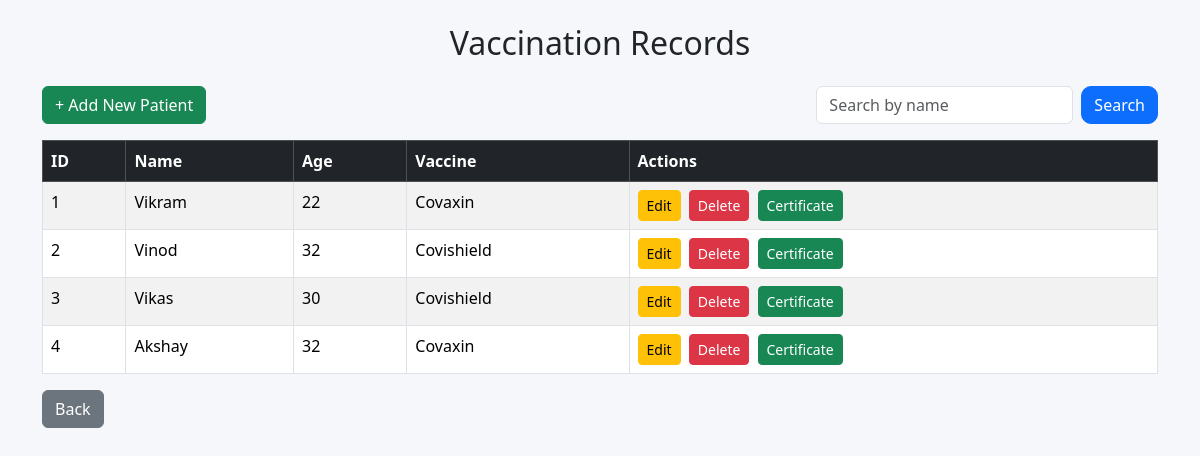
The page /view (signed in) on the database as committed earlier.
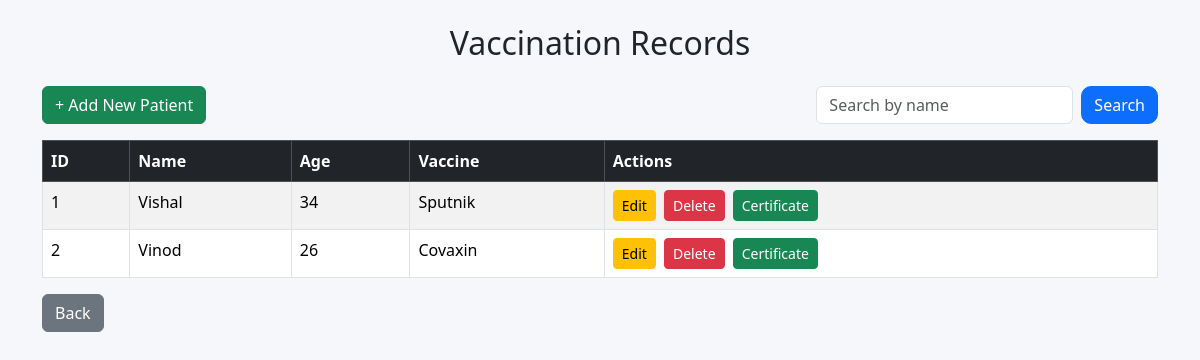
The same page on the database as committed later.
### tables this page shows
CREATE TABLE vaccination (
            id INTEGER PRIMARY KEY AUTOINCREMENT,
            name TEXT NOT NULL,
            age TEXT NOT NULL,
            vaccine TEXT NOT NULL
        );

### app.py (the view)
@app.route("/view")
def view():
    if "user" not in session:
        return redirect("/login")
    conn = sqlite3.connect(DB)
    cur = conn.cursor()
    cur.execute("SELECT * FROM vaccination")
    data = cur.fetchall()
    conn.close()
    return render_template("view.html", data=data)

### templates/view.html (shortened to what this page needs)
<!DOCTYPE html>
<html>
<head>
    <link href="https://cdn.jsdelivr.net/npm/bootstrap@5.3.3/dist/css/bootstrap.min.css" rel="stylesheet">
 <link href="https://cdn.jsdelivr.net/npm/bootstrap@5.3.3/dist/css/bootstrap.min.css" rel="stylesheet">
</head>
<body>
<div class="container mt-4">
    <h2 class="text-center mb-4">Vaccination Records</h2>
<div class="d-flex justify-content-between mb-3">
    <a href="/add" class="btn btn-success">
        + Add New Patient
    </a>
    <form method="GET" action="/search" class="d-flex">
        <input type="text" name="q" class="form-control me-2" placeholder="Search by name">
        <button type="submit" class="btn btn-primary">Search</button>
    </form>
</div>
    <table class="table table-bordered table-striped">
        <thead class="table-dark">
            <tr>
                <th>ID</th>
                <th>Name</th>
                <th>Age</th>
                <th>Vaccine</th>
                <th>Actions</th>
            </tr>
        </thead>
        <tbody>
        {% for row in data %}
            <tr>
                <td>{{ row[0] }}</td>
                <td>{{ row[1] }}</td>
                <td>{{ row[2] }}</td>
                <td>{{ row[3] }}</td>
                <td>
    <a href="/edit/{{ row[0] }}" class="btn btn-warning btn-sm me-1">
        Edit
    </a>
    <a href="/delete/{{ row[0] }}" class="btn btn-danger btn-sm me-1">
        Delete
    </a>
    <a href="/certificate/{{ row[0] }}" class="btn btn-success btn-sm">
        Certificate
    </a>
</td>
            </tr>
        {% endfor %}
        </tbody>
    </table>
    <a href="/dashboard" class="btn btn-secondary">Back</a>
</div>
</body>
</html>

Rows that differ between the two databases and show on the page:
removed vaccination: id "3", name "Vikas", age "30", vaccine "Covishield"
removed vaccination: id "4", name "Akshay", age "32", vaccine "Covaxin"
changed vaccination id 1: name "Vikram" → "Vishal"; age "22" → "34"; vaccine "Covaxin" → "Sputnik"
changed vaccination "Vinod": age "32" → "26"; vaccine "Covishield" → "Covaxin"
